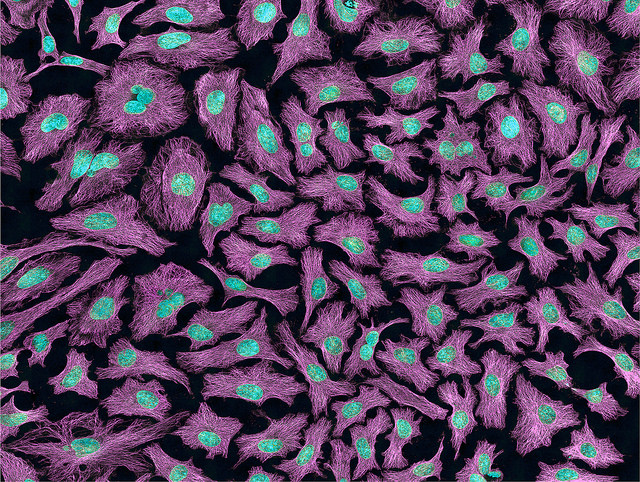
#> input picture circle detection/22370784208_d055bd2d21_z.jpg, 640 x 482 px
$ python detect_circles.py
#> lines starting #> are read from the running program, lines starting #| are printed output that depends on the picture
import cv2
import cv2.cv as cv
import numpy as np
import Tkinter as tk
import tkFileDialog

root = tk.Tk()
root.withdraw()

img_path = tkFileDialog.askopenfilename()
#> the answer given: 22370784208_d055bd2d21_z.jpg
print(img_path)
img = cv2.imread(img_path,0)
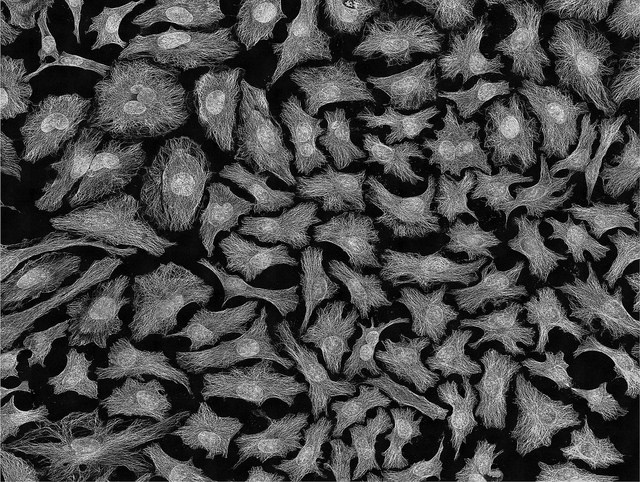
#> img: shape (482, 640); min 0, max 246, mean 73.4
root.quit()
img = cv2.medianBlur(img,5)
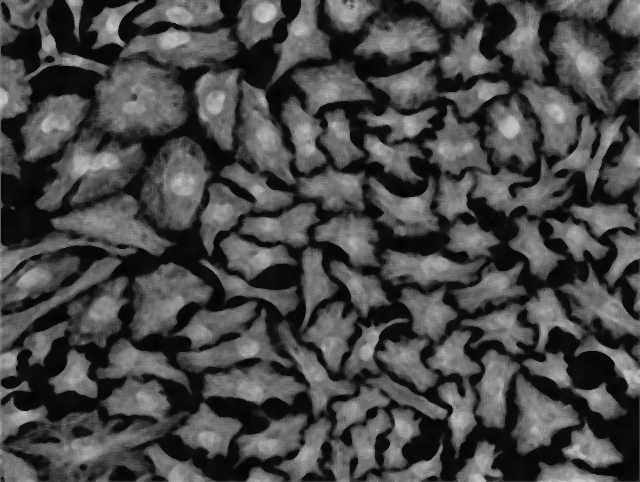
#> img: shape (482, 640); min 2, max 206, mean 71.4
cimg = cv2.cvtColor(img,cv2.COLOR_GRAY2BGR)

circles = cv2.HoughCircles(img,cv.CV_HOUGH_GRADIENT,1,20,
                            param1=50,param2=30,minRadius=0,maxRadius=0)
#> circles = 352 rows, first 8: [277.5, 286.5, 168.7], [261.5, 299.5, 147.5], [203.5, 257.5, 157.3], [429.5, 171.5, 140.3], [183.5, 234.5, 124.1], [488.5, 228.5, 136.2], [404.5, 187.5, 142.4], [437.5, 233.5, 144.8]

circles = np.uint16(np.around(circles))
#> circles = 352 rows, first 8: [278, 286, 169], [262, 300, 148], [204, 258, 157], [430, 172, 140], [184, 234, 124], [488, 228, 136], [404, 188, 142], [438, 234, 145]
for i in circles[0,:]:
    # draw the outer circle
    # cv2.circle(cimg,(i[0],i[1]),i[2],(0,255,0),2)
    # draw the center of the circle
    cv2.circle(cimg,(i[0],i[1]),2,(0,0,255),3)
#> this loop made 352 passes
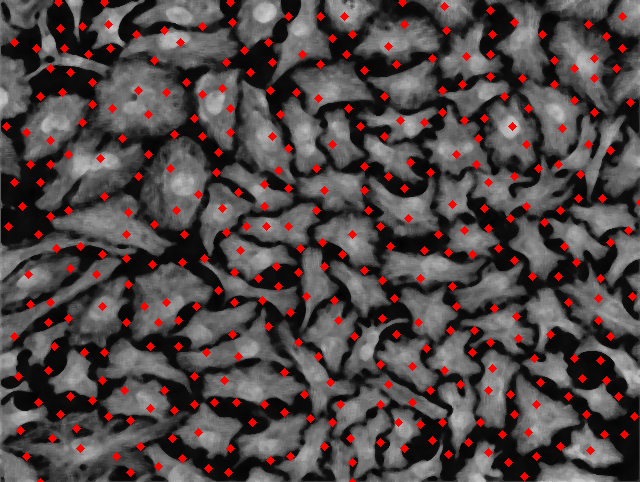
#> cimg: shape (482, 640, 3); mean B, G, R 69.3, 69.3, 81.2

cv2.imshow('detected circles',cimg)
cv2.waitKey(0)
cv2.destroyAllWindows()
